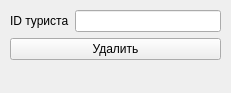
<?xml version="1.0" encoding="UTF-8"?>
<ui version="4.0">
 <class>Tourist_del_form</class>
 <widget class="QWidget" name="Tourist_del_form">
  <property name="geometry">
   <rect>
    <x>0</x>
    <y>0</y>
    <width>231</width>
    <height>93</height>
   </rect>
  </property>
  <property name="windowTitle">
   <string>Удаление туриста</string>
  </property>
  <widget class="QWidget" name="formLayoutWidget_3">
   <property name="geometry">
    <rect>
     <x>10</x>
     <y>10</y>
     <width>211</width>
     <height>71</height>
    </rect>
   </property>
   <layout class="QFormLayout" name="formLayout_3">
    <item row="0" column="1">
     <widget class="QLineEdit" name="tourist_ID_input">
      <property name="styleSheet">
       <string notr="true">font: 14pt &quot;Times New Roman&quot;;</string>
      </property>
     </widget>
    </item>
    <item row="1" column="0" colspan="2">
     <widget class="QPushButton" name="tourist_delete">
      <property name="styleSheet">
       <string notr="true">font: 14pt &quot;Times New Roman&quot;;</string>
      </property>
      <property name="text">
       <string>Удалить</string>
      </property>
     </widget>
    </item>
    <item row="0" column="0">
     <widget class="QLabel" name="tourist_ID">
      <property name="styleSheet">
       <string notr="true">font: 14pt &quot;Times New Roman&quot;;</string>
      </property>
      <property name="text">
       <string>ID туриста</string>
      </property>
     </widget>
    </item>
   </layout>
  </widget>
 </widget>
 <resources/>
 <connections/>
</ui>
